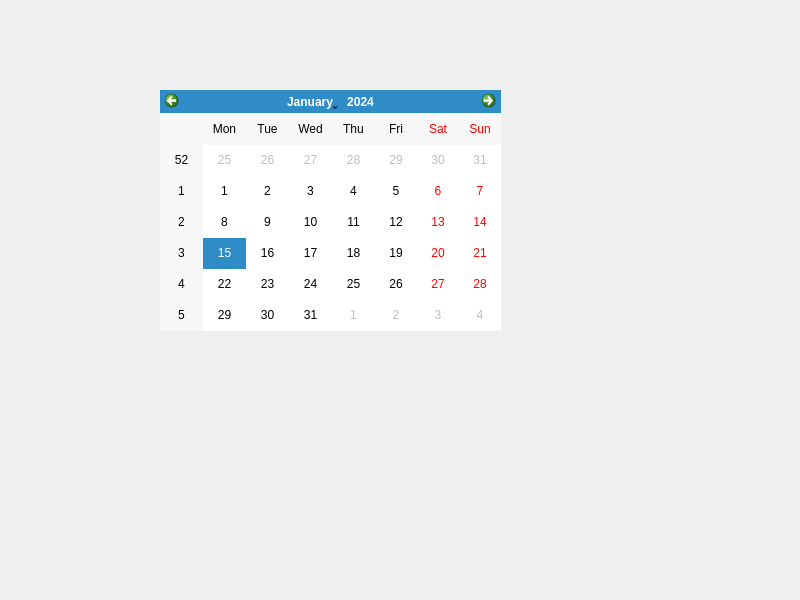
<?xml version="1.0" encoding="UTF-8"?>
<ui version="4.0">
 <class>Widget</class>
 <widget class="QWidget" name="Widget">
  <property name="geometry">
   <rect>
    <x>0</x>
    <y>0</y>
    <width>800</width>
    <height>600</height>
   </rect>
  </property>
  <property name="windowTitle">
   <string>Widget</string>
  </property>
  <widget class="QCalendarWidget" name="calendarWidget">
   <property name="geometry">
    <rect>
     <x>160</x>
     <y>90</y>
     <width>341</width>
     <height>241</height>
    </rect>
   </property>
  </widget>
  <widget class="QLabel" name="label">
   <property name="geometry">
    <rect>
     <x>160</x>
     <y>20</y>
     <width>361</width>
     <height>51</height>
    </rect>
   </property>
   <property name="text">
    <string/>
   </property>
  </widget>
 </widget>
 <resources/>
 <connections/>
</ui>
